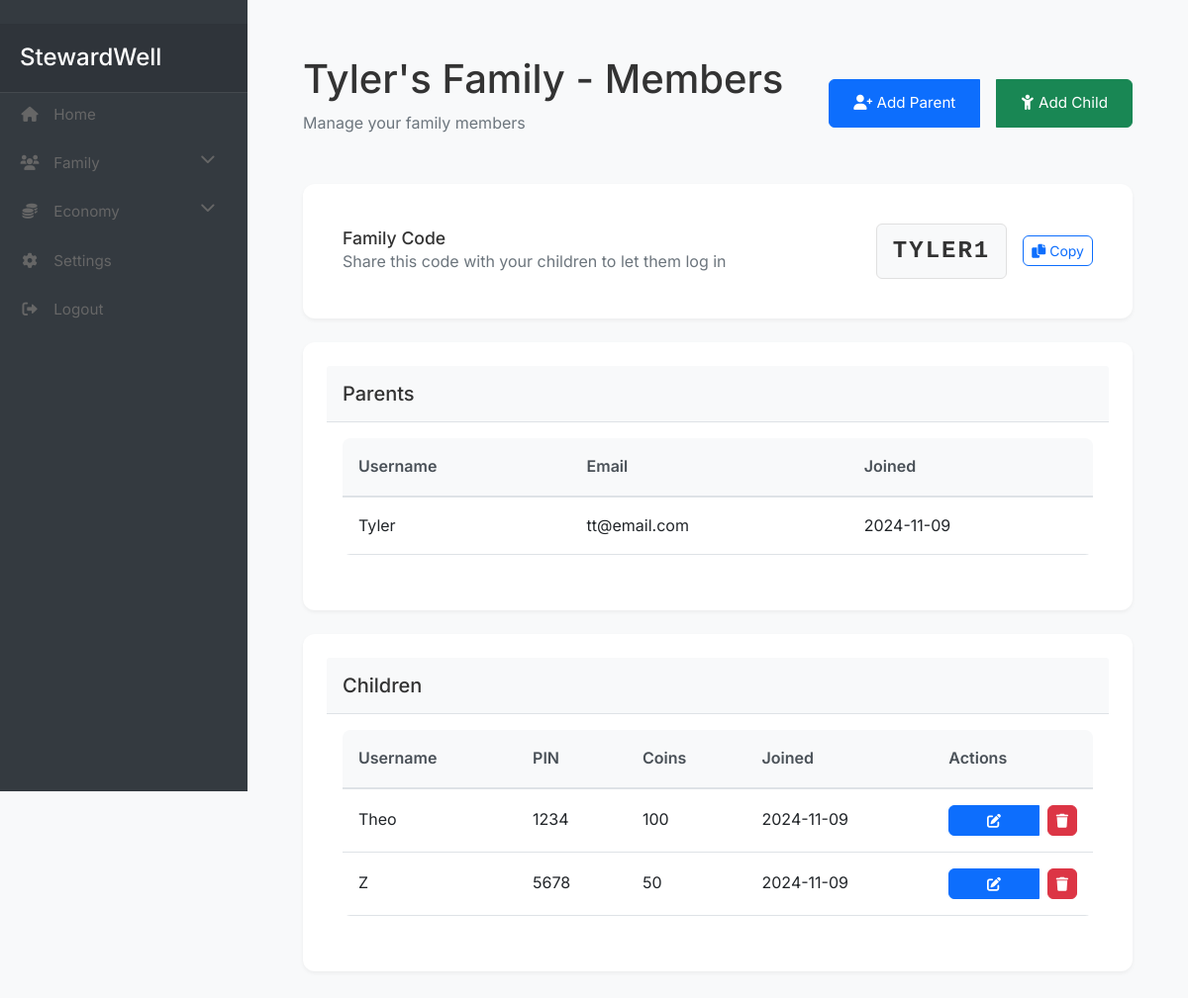
The page /family/members (signed in) on the database its author committed.
### app/models/user.py (models this page shows)
class Family(db.Model):
    id = db.Column(db.Integer, primary_key=True)
    name = db.Column(db.String(64), nullable=False)
    family_code = db.Column(db.String(6), unique=True, nullable=False, default=generate_family_code)
    created_at = db.Column(db.DateTime, default=datetime.utcnow)
    members = db.relationship('User', backref='family')
    goals = db.relationship('Goal', back_populates='family')
    goal_categories = db.relationship('GoalCategory', back_populates='family')
    chores = db.relationship('Chore', backref='family', lazy='dynamic')

class User(db.Model, UserMixin):
    id = db.Column(db.Integer, primary_key=True)
    username = db.Column(db.String(64), unique=True, nullable=False)
    email = db.Column(db.String(120), unique=True, nullable=False)
    password_hash = db.Column(db.String(128), nullable=False)
    pin = db.Column(db.String(4))
    created_at = db.Column(db.DateTime, default=datetime.utcnow)
    is_superuser = db.Column(db.Boolean, default=False)
    is_parent = db.Column(db.Boolean, default=False)
    family_id = db.Column(db.Integer, db.ForeignKey('family.id'))
    parent_id = db.Column(db.Integer, db.ForeignKey('user.id'), nullable=True)
    children = db.relationship('User', backref=db.backref('parent', remote_side=[id]))
    coins = db.Column(db.Integer, default=0)
    family_points = db.Column(db.Integer, default=0)
    created_goal_categories = db.relationship('GoalCategory', back_populates='created_by')
    created_goals = db.relationship('Goal', back_populates='created_by')

### app/controllers/family.py (the view)
@family_bp.route('/members')
@login_required
@parent_required
def members():
    if not current_user.family:
        flash('You need to create a family first.', 'warning')
        return redirect(url_for('main.dashboard'))
    family = current_user.family
    parents = [member for member in family.members if member.is_parent]
    children = [member for member in family.members if not member.is_parent]
    return render_template('family/members.html',
                         family=family,
                         parents=parents,
                         children=children)

### app/__init__.py (called while the page is built)
@login_manager.user_loader
def load_user(id):
    from app.models.user import User
    return User.query.get(int(id))

### app/controllers/family.py (called while the page is built)
def parent_required(f):
    @wraps(f)
    def decorated_function(*args, **kwargs):
        if not current_user.is_authenticated or not current_user.is_parent:
            flash('You need to be a parent to access this page.', 'danger')
            return redirect(url_for('main.index'))
        return f(*args, **kwargs)
    return decorated_function

### app/templates/family/members.html (shortened to what this page needs)
{% extends "base.html" %}
{% block authenticated_content %}
<div class="content-container">
    <div class="page-header d-flex justify-content-between align-items-center">
        <div>
            <h1>{{ family.name }} - Members</h1>
            <p class="text-muted">Manage your family members</p>
        </div>
        <div class="btn-group">
            <button class="btn btn-primary" data-bs-toggle="modal" data-bs-target="#addParentModal">
                <i class="fas fa-user-plus"></i> Add Parent
            </button>
            <button class="btn btn-success ms-2" data-bs-toggle="modal" data-bs-target="#addChildModal">
                <i class="fas fa-child"></i> Add Child
            </button>
        </div>
    </div>
    <div class="card mb-4">
        <div class="card-body">
            <div class="d-flex justify-content-between align-items-center">
                <div>
                    <h3 class="mb-0">Family Code</h3>
                    <p class="text-muted mb-0">Share this code with your children to let them log in</p>
                </div>
                <div class="family-code">
                    <span class="code">{{ family.family_code }}</span>
                    <button class="btn btn-outline-primary btn-sm ms-2" onclick="copyFamilyCode()">
                        <i class="fas fa-copy"></i> Copy
                    </button>
                </div>
            </div>
        </div>
    </div>
    <div class="card mb-4">
        <div class="card-header">
            <h3>Parents</h3>
        </div>
        <div class="card-body">
            <div class="table-responsive">
                <table class="table table-hover">
                    <thead>
                        <tr>
                            <th>Username</th>
                            <th>Email</th>
                            <th>Joined</th>
                        </tr>
                    </thead>
                    <tbody>
                        {% for parent in parents %}
                        <tr>
                            <td>{{ parent.username }}</td>
                            <td>{{ parent.email }}</td>
                            <td>{{ parent.created_at.strftime('%Y-%m-%d') }}</td>
                        </tr>
                        {% endfor %}
                    </tbody>
                </table>
            </div>
        </div>
    </div>
    <div class="card">
        <div class="card-header">
            <h3>Children</h3>
        </div>
        <div class="card-body">
            <div class="table-responsive">
                <table class="table table-hover">
                    <thead>
                        <tr>
                            <th>Username</th>
                            <th>PIN</th>
                            <th>Coins</th>
                            <th>Joined</th>
                            <th>Actions</th>
                        </tr>
                    </thead>
                    <tbody>
                        {% for child in children %}
                        <tr>
                            <td>{{ child.username }}</td>
                            <td>{{ child.pin }}</td>
                            <td>{{ child.coins }}</td>
                            <td>{{ child.created_at.strftime('%Y-%m-%d') }}</td>
                            <td>
                                <div class="btn-group">
                                    <button class="btn btn-primary btn-sm"
                                            data-bs-toggle="modal"
                                            data-bs-target="#editChildModal{{ child.id }}">
                                        <i class="fas fa-edit"></i>
                                    </button>
                                    <form action="{{ url_for('family.remove_member', member_id=child.id) }}" method="POST" class="d-inline">
                                        <button type="submit" class="btn btn-danger btn-sm"
                                                onclick="return confirm('Are you sure you want to remove {{ child.username }}?')">
                                            <i class="fas fa-trash"></i>
                                        </button>
                                    </form>
                                </div>
                            </td>
                        </tr>
                        {% endfor %}
                    </tbody>
                </table>
            </div>
        </div>
    </div>
</div>
{% endblock %}

### app/static/css/style.css (style rules this page uses)
:root { --primary-color: #4169E1; --secondary-color: #4CAF50; --background-color: #f8f9fa; --text-color: #333; --border-color: #e0e0e0; --shadow: 0 2px 4px rgba(0,0,0,0.05); }
body { background-color: var(--background-color); color: var(--text-color); font-family: 'Inter', -apple-system, BlinkMacSystemFont, sans-serif; line-height: 1.6; }
.btn { padding: 0.75rem 1.5rem; border-radius: 6px; font-size: 0.95rem; transition: all 0.2s ease; text-decoration: none; display: inline-block; }
.btn-danger { background-color: #dc3545; color: white; }
.card { background: white; padding: 1.5rem; border-radius: 12px; box-shadow: var(--shadow); border: none; }
.card h3 { color: var(--text-color); font-size: 1.1rem; margin-bottom: 1rem; }
.content-container { padding: 1.5rem; }
.page-header { margin-bottom: 2rem; }
.page-header h1 { margin-bottom: 0.5rem; }
.table { background: white; border-radius: 8px; overflow: hidden; }
.table th { background-color: #f8f9fa; border-bottom: 2px solid #dee2e6; color: #495057; font-weight: 600; }
.table td, .table th { padding: 1rem; vertical-align: middle; }
.btn-group { display: flex; gap: 0.5rem; }
.btn-sm { padding: 0.25rem 0.5rem; font-size: 0.875rem; }
.card-header { background-color: #f8f9fa; border-bottom: 1px solid #dee2e6; padding: 1rem; }
.card-header h3 { margin: 0; font-size: 1.25rem; color: var(--text-color); }
.family-code { display: flex; align-items: center; gap: 0.5rem; }
.family-code .code { font-size: 1.5rem; font-weight: 600; font-family: monospace; background: #f8f9fa; padding: 0.5rem 1rem; border-radius: 6px; letter-spacing: 2px; border: 1px solid var(--border-color); }
.family-code button { transition: all 0.3s ease; }

### app/templates/family/members.html (style rules this page uses)
.family-code { display: flex; align-items: center; gap: 0.5rem; }
.family-code .code { font-size: 1.5rem; font-weight: 600; font-family: monospace; background: #f8f9fa; padding: 0.5rem 1rem; border-radius: 6px; letter-spacing: 2px; }

### rows shown on the page
Family: name "Tyler's Family", family_code "TYLER1"
User: username "Tyler", email "tt@email.com", created_at "2024-11-09"
User: username "Theo", pin "1234", coins "100", created_at "2024-11-09"
User: username "Z", pin "5678", coins "50", created_at "2024-11-09"
